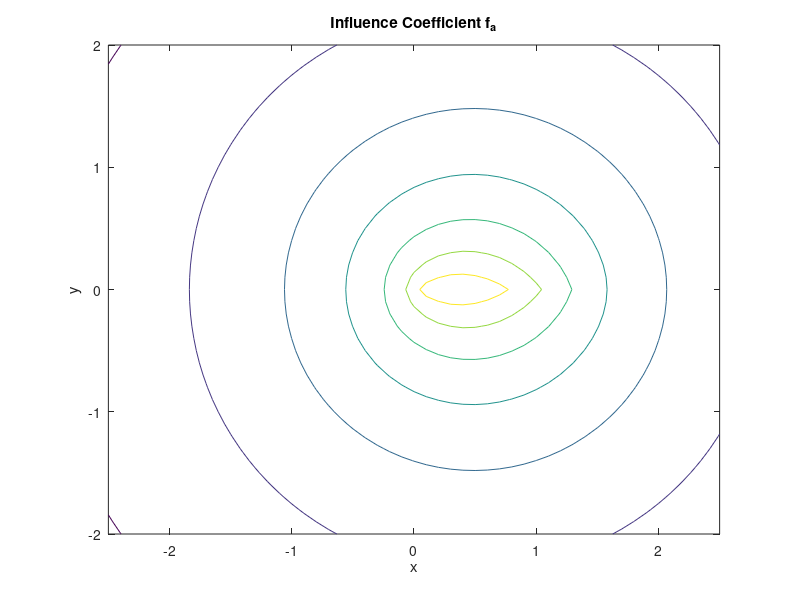
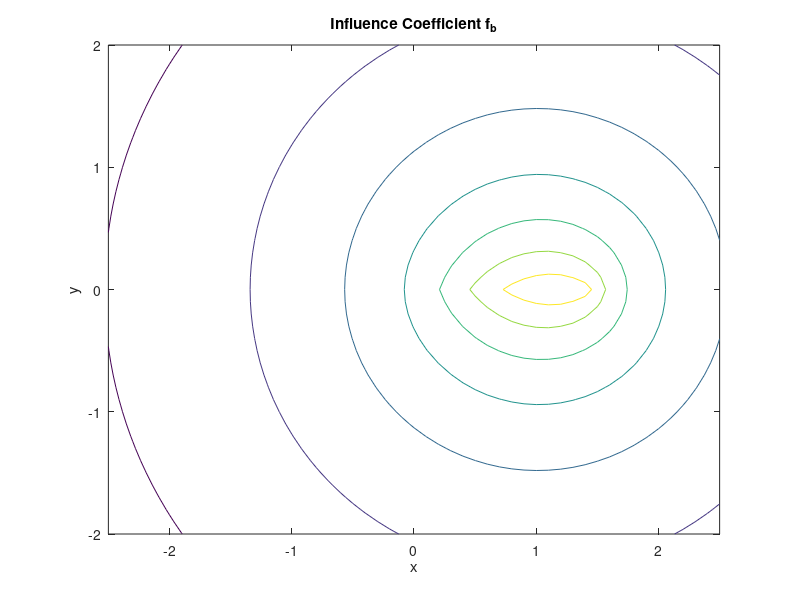
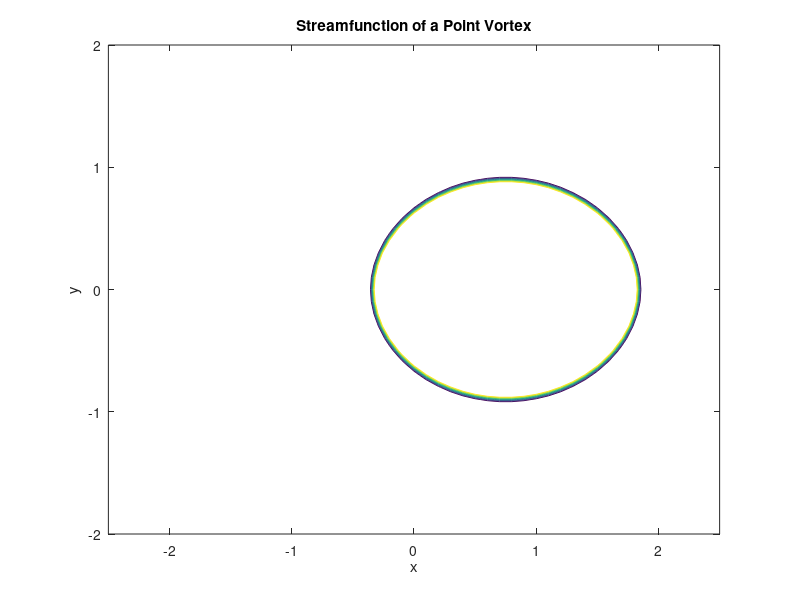

These charts were generated, in order, by the following MATLAB code:
del = 1.5;
X = 2;
Yin = 1.5;
xmin = -2.5;
xmax = 2.5;
ymin = -2;
ymax = 2;
nv = 100;
nx = 51;
ny = 41;
c1 = -0.15:0.05:0.15;

function [infa, infb] = refpaninf(del, X, Yin)
    
    if abs(Yin) < 1e-5
        Y = 1e-5;
    else
        Y = Yin;
    end

    % Calculating I0
    I0 = -(1 / (4 * pi)) * ( ...
        X*log(X^2 + Y^2) - ...
        (X-del)*log((X-del)^2 + Y^2) - ...
        2*del + ...
        2*Y*(atan(X/Y) - atan((X - del) / Y)) );

    % Calculating I1
    I1 = 1/(8 * pi) * ((X^2 + Y^2) * log(X^2 + Y^2) ...
    - ((X - del)^2 + Y^2) * log((X - del)^2 + Y^2) ...
    - 2 * X * del + del^2);

    % Influence coefficient fa
    infa = (I0*(1-(X/del)) - (I1/del));

    % Influence coefficient fb
    infb = (I0*(X/del) + (I1/del));
  
end
 
% Generate grid and compute influence cofficients
for i = 1:nx
    for j = 1:ny
        xm(i,j) = xmin + (i-1)*(xmax-xmin)/(nx-1);
        ym(i,j) = ymin + (j-1)*(ymax-ymin)/(ny-1);
        [infa(i,j), infb(i,j)] = refpaninf(del, xm(i,j), ym(i,j));
    end
end

% Plot fa
figure(1)
contour(xm', ym', infa', c1)
xlabel('x'), ylabel('y')
title('Influence Coefficient f_a')
axis equal

% Plot fb in a separate figure
figure(2)
contour(xm', ym', infb', c1)
xlabel('x'), ylabel('y')
title('Influence Coefficient f_b')
axis equal

yc = 0;
Gamma = 3.0;
c2 = -0.4:0.2:1.2;

function psixy = psipv(xc, yc, Gamma, x, y)
    r_2 = (x - xc)^2 + (y - yc)^2;   % Distance from vortex center
    if r_2 == 0
        error('Field point (x, y) cannot be exactly at the vortex location (xc, yc).');
    end
    psixy = -Gamma / (4 * pi) * log(r_2);
end 

% Generate grid and compute streamfunction
for k = 1:nv
    xc(k) = (del/nv)/2 + (k - 1)*(del/nv);
    for i = 1:nx
        for j = 1:ny
            psi(i,j,k) = psipv(xc(k), yc, Gamma, xm(i,j), ym(i,j));
        end
    end
end

psitot = sum(psi, 3);

psi(:,:,1)

% Plot streamfunction contours
figure(3)
contour(xm', ym', psitot', c2)  % Use transpose psi' for correct orientation
xlabel('x'), ylabel('y')
title('Streamfunction of a Point Vortex')
axis equal
